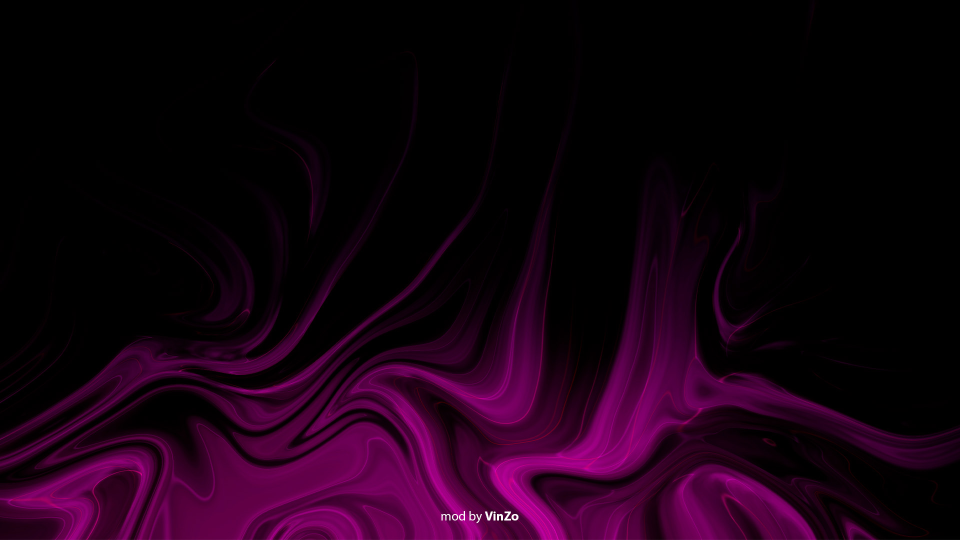
#> input picture assets/barra.jpg, 1920 x 1080 px (shown at 1/2 size)
$ python simulate_menu.py ../assets/barra.jpg ../assets/barra.jpg
#> lines starting #> are read from the running program, lines starting #| are printed output that depends on the picture
"""Simulazione approssimata del menu principale (geometria misurata dalle foto della TV)."""
import sys
from PIL import Image, ImageDraw

bg_path, out = sys.argv[1], sys.argv[2]
SW, SH = 1400, 788
bg = Image.open(bg_path).convert("RGB")
#> bg is the input picture: PIL image 1920x1080 RGB; mean R, G, B 22.6, 0.3, 17.1
pane_w, pane_h = 1260, 540
x0 = 127
bgs = bg.resize((pane_w, pane_h), Image.LANCZOS)
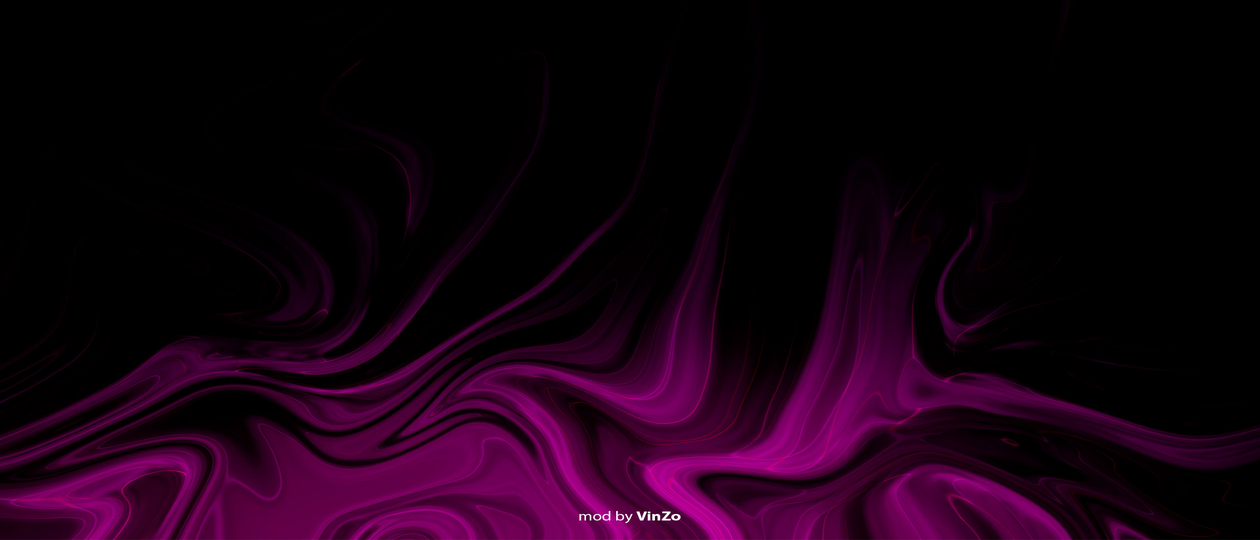
#> bgs: PIL image 1260x540 RGB; mean R, G, B 22.6, 0.3, 17.1
scr = Image.new("RGB", (SW, SH), (10, 8, 14))
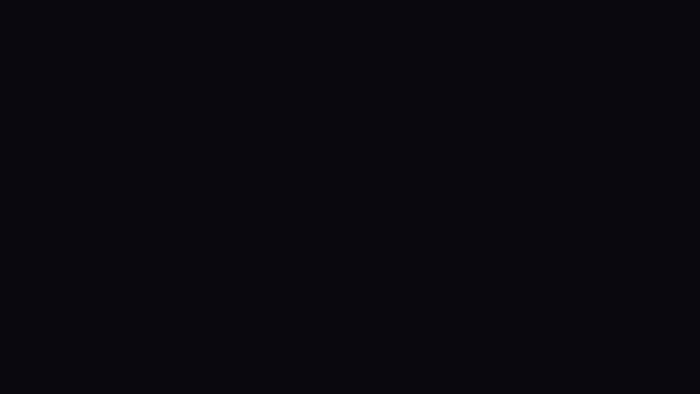
#> scr: PIL image 1400x788 RGB (shown at 1/2 size); mean R, G, B 10, 8, 14
for k in (-1, 0, 1):
    scr.paste(bgs, (x0 + k * pane_w, 0))
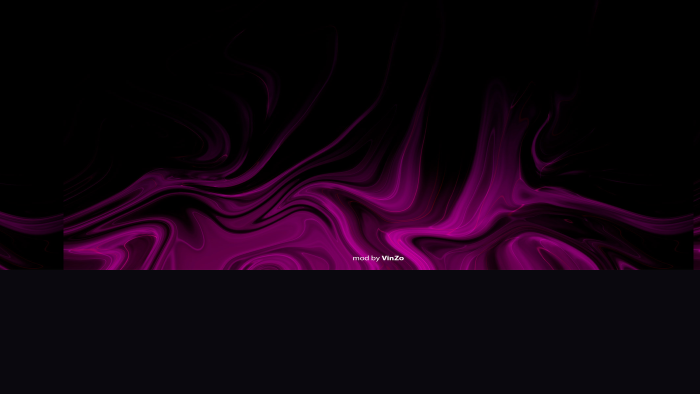
#> scr: PIL image 1400x788 RGB (shown at 1/2 size); mean R, G, B 17.3, 2.7, 15.2
d = ImageDraw.Draw(scr, "RGBA")
cols = [(120, 395), (410, 685), (700, 975), (990, 1265)]
rows = [(55, 200), (215, 360), (375, 520)]
for (a, b) in cols:
    for (c, e) in rows:
        d.rounded_rectangle((a, c, b, e), 18, fill=(225, 225, 230, 255), outline=(224, 64, 251, 255), width=3)
for (c, e) in rows:  # slot della pagina successiva a destra
    d.rounded_rectangle((1290, c, 1565, e), 18, fill=(20, 15, 26, 255), outline=(224, 64, 251, 255), width=3)
d.rectangle((0, 545, SW, SH), fill=(28, 21, 36, 255))
d.line((0, 545, SW, 545), fill=(224, 64, 251, 255), width=4)
scr.save(out)
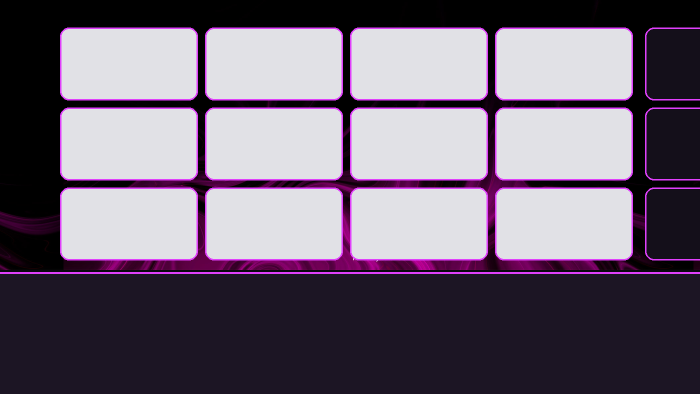
#> saved as barra.jpg: PIL image 1400x788 RGB (shown at 1/2 size); mean R, G, B 112.2, 101.3, 117.1
